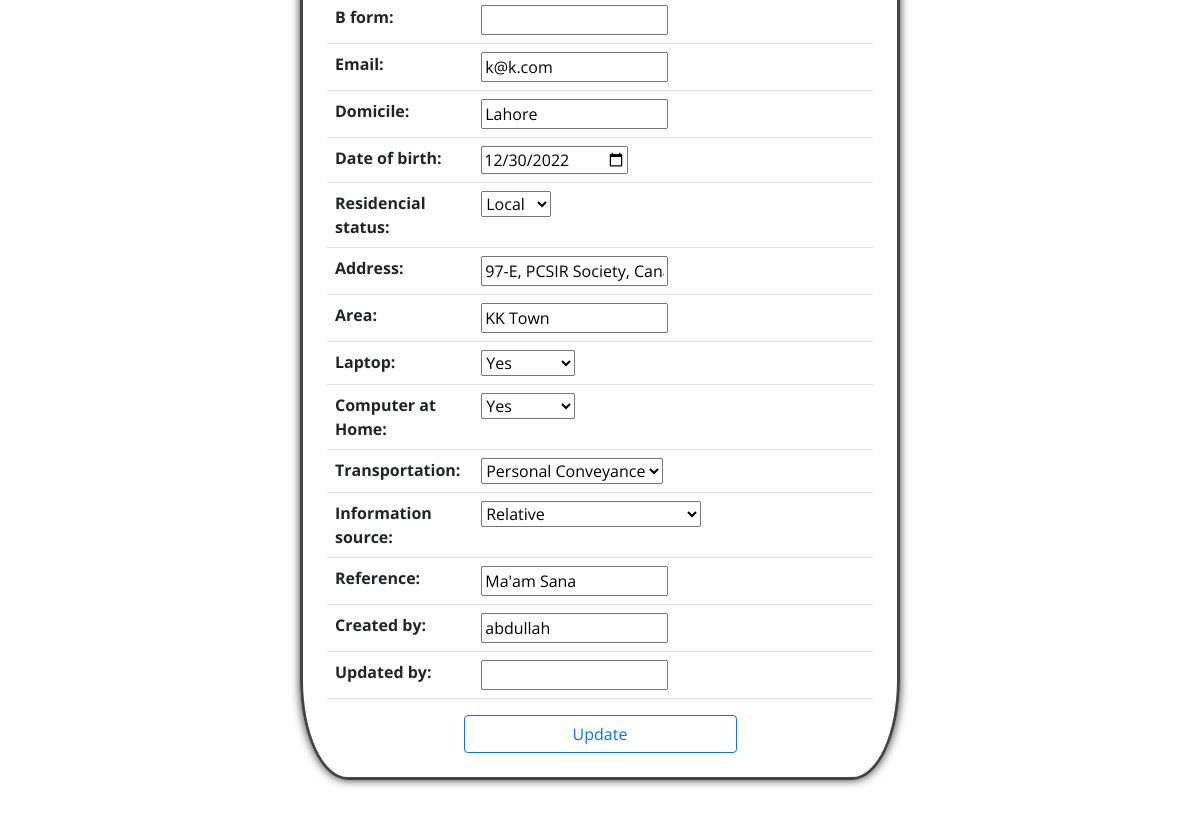
The app's page /update_skill_student/1/ (signed in, middle part), older data.
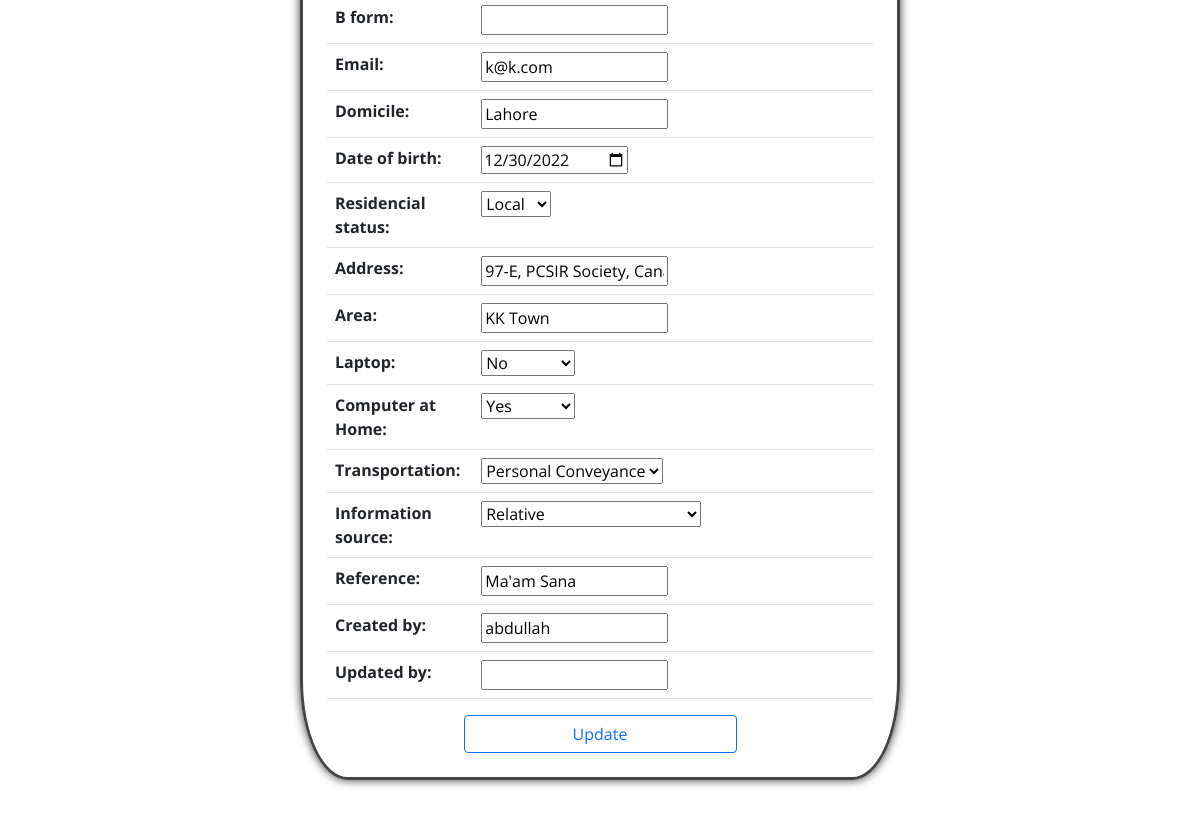
The same page, newer data.
### AdmissionSystem/models.py (models this page shows, shortened)
class SkillStudent(models.Model):
	residencial_status_choice = (
	('Hostel','Hostel'),
	('Local','Local'),
	)
	gender_choice = (
	('Male','Male'),
	('Female','Female'),
	('Intersex','Intersex'),
	)
	transportation_choice = (
	('Personal Conveyance','Personal Conveyance'),
	('Parent Conveyance','Parent Conveyance'),
	('Local Transport','Local Transport')
	)
	informationsource_choice = (
	('Random Walk-in','Random Walk-in'),
	('Social Media','Social Media'),
	('By Reference','By Reference'),
	('Electronic Media','Electronic Media'),
	('On-Ground Advertisement ','On-Ground Advertisement'),
	('Relative','Relative'),
	('Neighbour','Neighbour'),
	('Friend','Friend'),
	('Class Fellow','Class Fellow'),
	('Any Other','Any Other'),
	)
	def student_directory_path(instance, filename):
		return 'static/admissionsystem/student_images/{0}/{1}'.format(instance.id, filename)
	name = models.CharField(max_length=100)
	pre_qualification = models.ForeignKey(PreQualification, on_delete=models.SET_NULL, null=True, blank=True)
	photograph = models.ImageField(upload_to=student_directory_path,blank=True, default='/static/default-images/default-student-img.jpg')
	gender = models.CharField(max_length=100,choices=gender_choice, null=True, blank=True)
	father_Name = models.CharField(max_length=100, null=True, blank=True)
	cnic = models.CharField(max_length=100,null=True,blank=True)
	b_form = models.CharField(max_length=100,null=True,blank=True)
	email = models.EmailField(max_length=100,null=True,blank=True)
	domicile = models.CharField(max_length=100, null=True, blank=True)
	date_of_birth = models.DateField(null=True, blank=True)
	residencial_status = models.CharField(max_length=100,choices=residencial_status_choice, null=True, blank=True)
	address = models.CharField(max_length=600, null=True, blank=True)
	area = models.CharField(max_length=100, null=True, blank=True)
	laptop = models.BooleanField(null=True, blank=True)
	computer_at_Home = models.BooleanField(null=True, blank=True)
	transportation = models.CharField(max_length=100,choices=transportation_choice, null=True, blank=True)
	information_source=models.CharField(max_length=100,choices=informationsource_choice, null=True, blank=True)
	reference = models.CharField(max_length=100, blank=True)
	created_by = models.CharField(max_length=100,null=True,blank=True)
	updated_by = models.CharField(max_length=100,null=True,blank=True)

### AdmissionSystem/views.py (the view)
# urls.py: path('update_skill_student/<int:student_id>/',views.update_skill_student,name='update_skill_student'),
@login_required(login_url='loginpageview')
def update_skill_student(request,student_id):
	student_object=SkillStudent.objects.get(id=student_id)
	form=SkillStudentForm(instance=student_object)
	if request.method=='POST':
		form=SkillStudentForm(request.POST, request.FILES, instance=student_object)
		if form.is_valid():
			form.save()
			return redirect('update_skill_detail_view',student_object)
	return render(request,'skillstudentupdate.html',{'form':form})

### AdmissionSystem/forms.py
class SkillStudentForm(forms.ModelForm):
    class Meta:
        model = SkillStudent
        fields = ('__all__')

### AdmissionSystem/models.py (called while the page is built)
	def __str__(self):
		return str(self.pre_qualification_name)

### templates/skillstudentupdate.html (shortened to what this page needs)
{% extends 'base.html' %}
{% load static %}
{% block content %}
<br>
<div
    style="
    text-align: left;
    width:50%;
    margin:0px auto;
    margin-bottom: 3%;
    padding: 2%;
    border-style: solid;
    border-radius: 8%;
    box-shadow: rgba(0,0,0,0.8) 0 0 10px">
    <br>
        <div>
                <form method="POST" action="" enctype="multipart/form-data">
                        <table class="table">
                                {{form}}
                          </table>
                         <input value="Update" type="submit" style="width: 50%;" class="btn btn-outline-primary mx-auto d-block">
                </form>
        </div>
</div>
{% endblock content %}

Row changes from the older to the newer data that the page shows:
changed SkillStudent "k@k.com": laptop "Yes" → "No"
